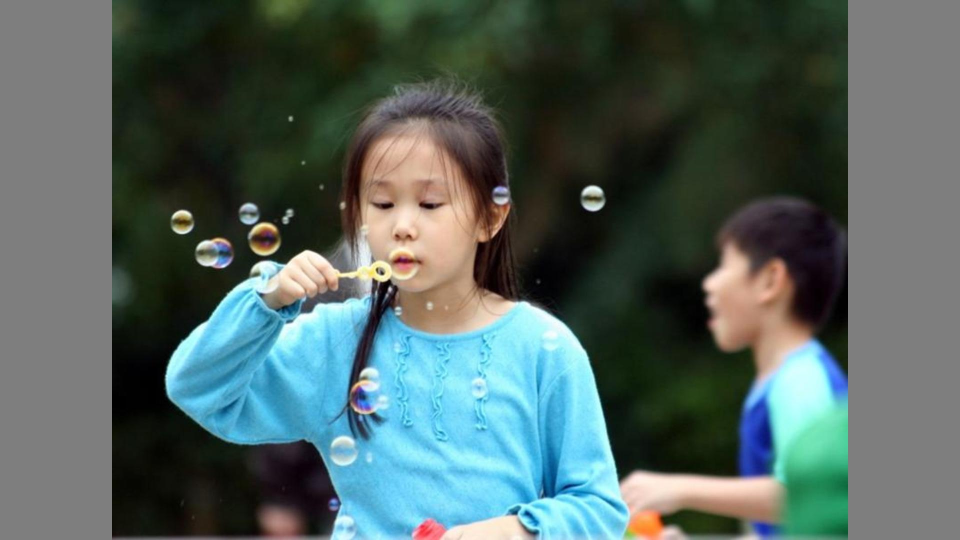
%> input picture Models/BMS/src/001.jpg, 1920 x 1080 px (shown at 1/2 size)
$ octave --eval "result = LengWidth(imread('../../Models/BMS/src/001.jpg'));"   (GNU Octave 9; MATLAB toolbox functions it lacks are replaced by stand-ins)
%> lines starting %> are read from the running program, lines starting %| are printed output that depends on the picture
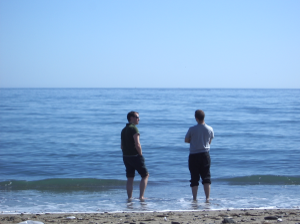
%> input picture FigureCodes/fig5_6-framework/imgp1883.png, 300 x 224 px
%> in LengWidth, img is the input picture: size 224x300x3 uint8; mean R, G, B 130.4, 167.1, 206.2
### FigureCodes/fig5_6-framework/signature.m
function outMap = signatureSal( img , param )
img='dan.png';
%  inputs:
%     img    : either matrix of intensities or filename
%     param  : optional parameters, should have fields as set in default_signature_param
%
%  output
%     outMap : a saliency map for the image
%
%
%  This algorithm is described in the following paper:
%  "Image Signature: Highlighting sparse salient regions", by Xiaodi Hou, Jonathan Harel, and Christof Koch.
%  IEEE Transactions on Pattern Analysis and Machine Intelligence, 2011.
%
%  Coding by Xiaodi Hou and Jonathan Harel, 2011
%
%  License: Code may be copied & used for any purposes as long as the use is acknowledged and cited.
%

% read in file if img is filename
if ( strcmp(class(img),'char') == 1 ) img = imread(img); end
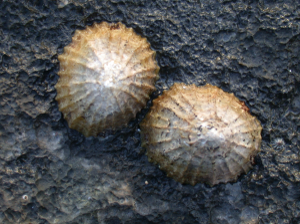
%> input picture FigureCodes/fig5_6-framework/dan.png, 300 x 224 px
%> in signatureSal, img is the input picture: size 224x300x3 uint8; mean R, G, B 81.6, 82.7, 83.4

% convert to double if image is uint8
%> the run ends on the next line
if ( strcmp(class(img),'uint8') == 1 ) img = double(img)/255; end

if ( ~exist( 'param' , 'var' ) )
  param = default_signature_param;
end

%img = imresize(img, param.mapWidth/size(img, 2));

numChannels = size( img , 3  );

if ( numChannels == 3 )

  if ( isequal( lower(param.colorChannels) , 'lab' ) )

    labT = makecform('srgb2lab');
    tImg = applycform(img, labT);

  elseif ( isequal( lower(param.colorChannels) , 'rgb' ) )

    tImg = img;

  elseif ( isequal( lower(param.colorChannels) , 'dkl' ) )

    tImg = rgb2dkl( img );

  end

else

  tImg = img;

end

cSalMap = zeros(size(img));

for i = 1:numChannels
    csignature(:,:,i)=sign(dct2(tImg(:,:,i)));
  cSalMap(:,:,i) = idct2(sign(dct2(tImg(:,:,i)))).^2;
end

outSignature=mean(csignature,3);
outMap = mean(cSalMap, 3);

if ( param.blurSigma > 0 )
  kSize = size(outMap,2) * param.blurSigma;
  outMap = imfilter(outMap, fspecial('gaussian', round([kSize, kSize]*4), kSize));
end

if ( param.resizeToInput )
%  outMap = imresize( outMap , [ size(img,1) size(img,2) ] );
end

outMap = mynorm( outMap , param );

### FigureCodes/fig5_6-framework/LengthWidth.m
function [LW Mid]=LengWidth(img)

% 设定输入图像的个数
%numImgs = 11;


% 读入并显示图像
 img = imread('imgp1883.png');
% [8 lines of commented-out code are left out]
rgbMap = signature( img );
smap = mat2gray( imresize(rgbMap,[size(img,1) size(img,2)]) );
[p1,p2]=size(smap);

% 设定阈值进行二值化
for i=1:p1
    for j=1:p2
        if smap(i,j)>0.5939;
            smap(i,j)=1;
       else
           smap(i,j)=0;
        end
    end
end

%PengZhang=imdilate(smap,ones(25,25));

% 运用最大类间方差法进行阈值化处理
% % % smap=autoThreshold(smap);
% 总最小外接矩形找出显著区域的大致轮廓，并求出轮廓的长度和宽度
bw = smap;
% imshow(bw);
[L n] = bwlabel(bw);
stats = regionprops(L,'Area'); % 区域属性
%figure,imshow(bw);hold on
% figure,imcontour(bw);hold on
num=max(max(L));
LW=zeros(num,2);
for i=1:num;
%  imshow(bw);
imshow(bw)
[r c]=find(L==i);
[rectx,recty,area,perimeter] = minboundrect(c,r,'a'); % 'a'是按面积算的最小矩形，如果按边长用'p'.
line(rectx,recty,'color','r','LineWidth',3);
% print(gcf,'-painters ','-depsc','-r1000','image');
set(gca,'position',[0,0,1,1]);
set(gcf,'paperpositionmode','auto');
%axis normal;
print('-dbmp','fenkai');
l1=sqrt(((rectx(2,1)-rectx(1,1))^2)+(recty(2,1)-recty(1,1))^2); % l1、l2求出图像的长度和宽度.
l2=sqrt(((rectx(4,1)-rectx(1,1))^2)+(recty(4,1)-recty(1,1))^2);
mx=0.5.*(rectx(1,1)+rectx(3,1));
my=0.5.*(recty(1,1)+recty(3,1));
LW(i,1)=l1;
LW(i,2)=l2;
Mid(i,1)=mx;
Mid(i,2)=my;
end
